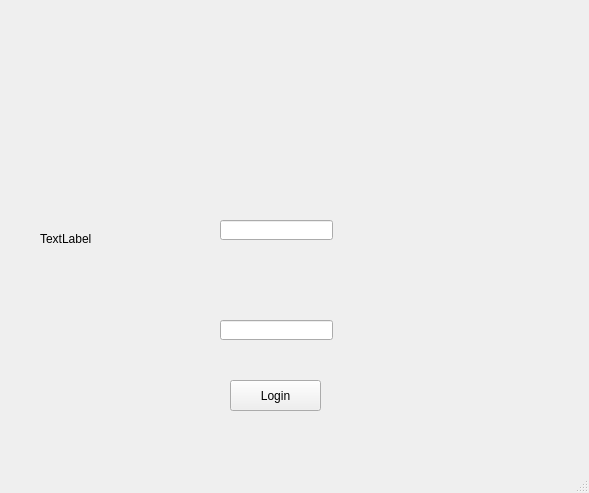
<?xml version="1.0" encoding="UTF-8"?>
<ui version="4.0">
 <class>MainWindow</class>
 <widget class="QMainWindow" name="MainWindow">
  <property name="geometry">
   <rect>
    <x>0</x>
    <y>0</y>
    <width>589</width>
    <height>493</height>
   </rect>
  </property>
  <property name="windowTitle">
   <string>MainWindow</string>
  </property>
  <widget class="QWidget" name="centralwidget">
   <widget class="QLabel" name="backPic_label">
    <property name="geometry">
     <rect>
      <x>40</x>
      <y>30</y>
      <width>496</width>
      <height>417</height>
     </rect>
    </property>
    <property name="text">
     <string>TextLabel</string>
    </property>
   </widget>
   <widget class="QLineEdit" name="lineEdit">
    <property name="geometry">
     <rect>
      <x>220</x>
      <y>220</y>
      <width>113</width>
      <height>20</height>
     </rect>
    </property>
   </widget>
   <widget class="QLineEdit" name="lineEdit_2">
    <property name="geometry">
     <rect>
      <x>220</x>
      <y>320</y>
      <width>113</width>
      <height>20</height>
     </rect>
    </property>
   </widget>
   <widget class="QPushButton" name="pushButton">
    <property name="geometry">
     <rect>
      <x>230</x>
      <y>380</y>
      <width>91</width>
      <height>31</height>
     </rect>
    </property>
    <property name="text">
     <string>Login</string>
    </property>
   </widget>
  </widget>
  <widget class="QMenuBar" name="menubar">
   <property name="geometry">
    <rect>
     <x>0</x>
     <y>0</y>
     <width>589</width>
     <height>17</height>
    </rect>
   </property>
  </widget>
  <widget class="QStatusBar" name="statusbar"/>
 </widget>
 <resources/>
 <connections/>
</ui>
